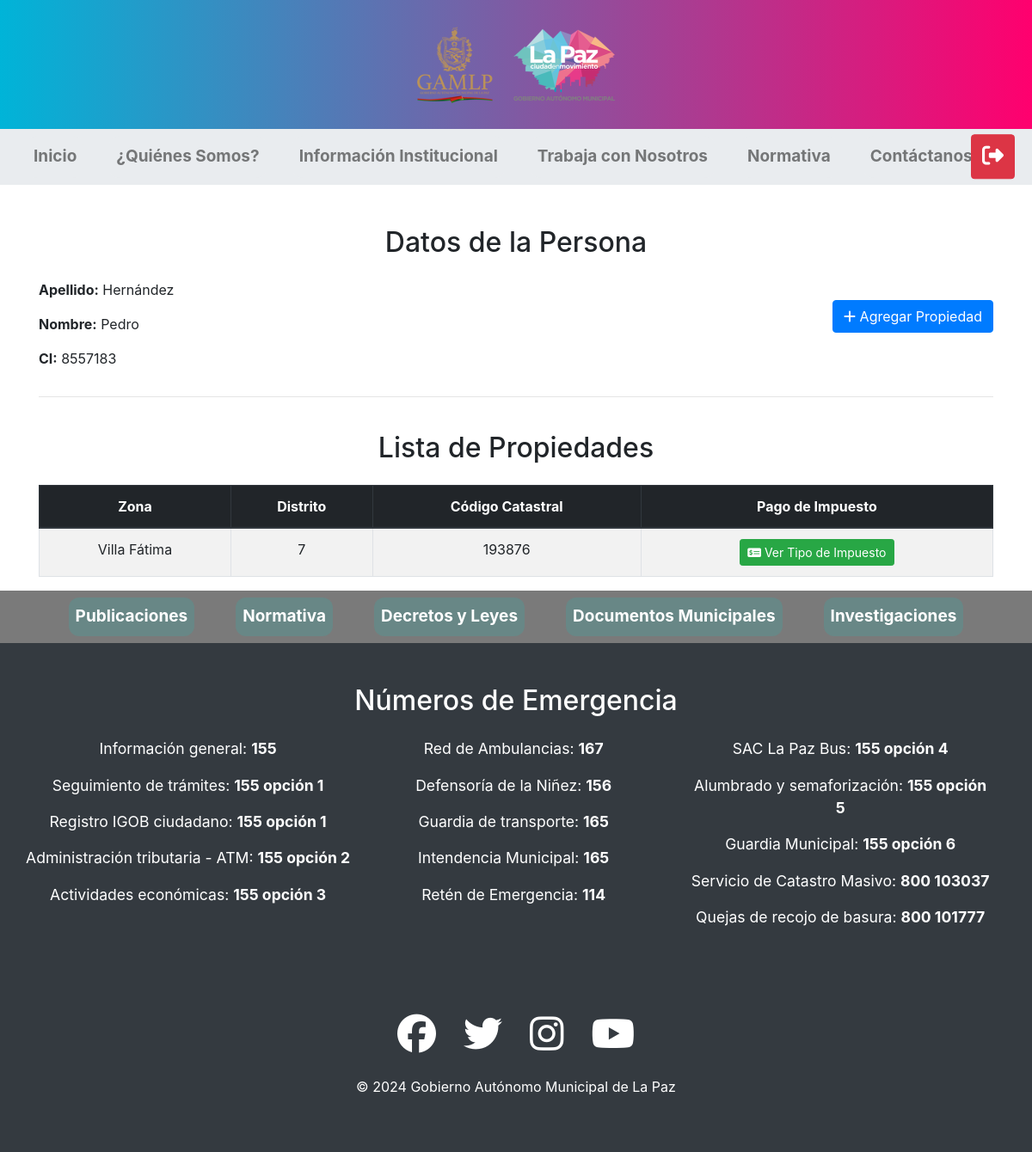
Page /PrimerParcial324/listarPropiedades.php?id=6 (signed in) on the committed database.
### tables this page shows
CREATE TABLE `persona` (
  `id_persona` int(11) NOT NULL,
  `nombre` varchar(50) DEFAULT NULL,
  `apellido` varchar(50) DEFAULT NULL,
  `ci` varchar(20) DEFAULT NULL,
  `telefono` varchar(15) DEFAULT NULL,
  `correo` varchar(50) DEFAULT NULL
);

CREATE TABLE `propiedad` (
  `id_propiedad` int(11) NOT NULL,
  `zona` varchar(30) DEFAULT NULL,
  `id_persona` int(11) DEFAULT NULL,
  `codigo_catastral` varchar(30) DEFAULT NULL,
  `distrito` int(11) DEFAULT NULL
);

### PrimerParcial324/listarPropiedades.php (the view, shortened to what this page needs)
<?php
include 'header.php';
include 'resources/conexion.php';
$id_persona = $_GET["id"];
$sql = "select * from persona where id_persona = $id_persona";
$resultado = mysqli_query($enlace, $sql);
$fila = $resultado->fetch_assoc();
$apellido = $fila["apellido"];
$nombre = $fila["nombre"];
$ci = $fila["ci"];
$sql = "select * from propiedad where id_persona = $id_persona";
$resultado = mysqli_query($enlace, $sql);
?>
<div class="container mt-5">
        <h2 class="text-center mb-4">Datos de la Persona</h2>
        <div class="row">
            <div class="col-md-8">
                <p><strong>Apellido:</strong> <?php echo $apellido; ?></p>
                <p><strong>Nombre:</strong> <?php echo $nombre; ?></p>
                <p><strong>CI:</strong> <?php echo $ci; ?></p>
            </div>
            <div class="col-md-4 text-right">
                <a href="agregarPropiedad.php?id=<?php echo $id_persona; ?>" class="btn btn-primary mt-4"><i class="fa-solid fa-plus"></i> Agregar Propiedad</a>
            </div>
        </div>
        <hr>
        <br>
            <h2 class="text-center mb-4">Lista de Propiedades</h2>
            <table class="table table-striped table-bordered">
                <thead class="thead-dark">
                    <tr>
                        <th scope="col">Zona</th>
                        <th scope="col">Distrito</th>
                        <th scope="col">Código Catastral</th>
                        <th scope="col">Pago de Impuesto</th>
                    </tr>
                </thead>
                <tbody>
                    <?php
                    if ($resultado->num_rows > 0) {
                        while($fila = $resultado->fetch_assoc()) {
                    ?>
                        <tr>
                            <td> <?php echo $fila['zona'] ?> </td>
                            <td> <?php echo $fila['distrito'] ?> </td>
                            <td> <?php echo $fila['codigo_catastral'] ?> </td>
                            <td>
                                <a href="http://localhost:8090/PagoImpuesto/tipoImpuesto?codigoCatastro=<?php echo $fila["codigo_catastral"] ?>" class="btn btn-success btn-sm">
                                <i class="fa-solid fa-money-check-dollar"></i> Ver Tipo de Impuesto
                                </a>
                            </td>
                        </tr>
                    <?php
                        }
                    } else {
                        echo "<tr><td colspan='4' class='text-center'>No hay propiedades registradas</td></tr>";
                    }
                    ?>
                </tbody>
            </table>
    </div>
<?php
include 'footer.php';
?>

### PrimerParcial324/css/style.css (style rules this page uses)
table { width: 100%; border-collapse: collapse; margin: 20px 0; }
th, td { border: 1px solid #ddd; padding: 8px; text-align: center; }
th { background-color: #f2f2f2; }

### rows in the picture
persona: apellido "Hernández", nombre "Pedro", ci "8557183"
propiedad: zona "Villa Fátima", distrito "7", codigo_catastral "193876"
